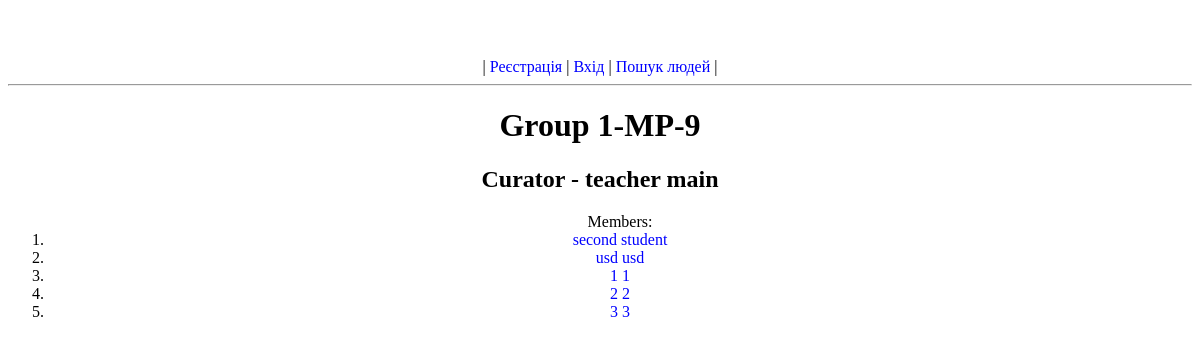
The app's page /group/1-mp-9/, older data.
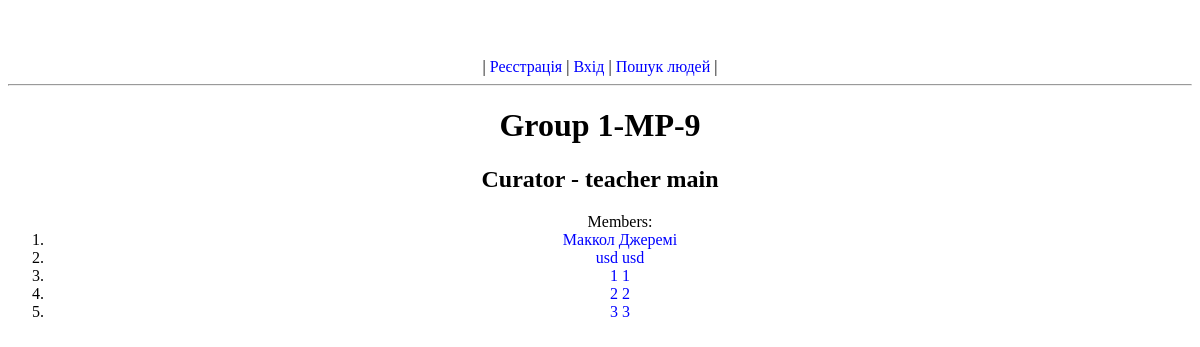
The same page, newer data.
### journal/models.py (models this page shows, shortened)
class Student(models.Model):
    user = models.OneToOneField(settings.AUTH_USER_MODEL, on_delete=models.CASCADE)
    group = models.ForeignKey("Group", on_delete=models.CASCADE, verbose_name="Група")
    def __str__(self):
        return str(self.user)

class CustomUser(AbstractBaseUser):
    name = models.CharField(max_length=15, null=False, verbose_name="Ім'я")
    surname = models.CharField(max_length=15, null=False, verbose_name="Прізвище")
    patronymic = models.CharField(max_length=15, blank=True, null=True, verbose_name="По батькові")
    email = models.EmailField(unique=True)  # require
    phone_number = models.CharField(max_length=16, blank=True, null=True, verbose_name="Номер телефону")
    avatar = models.ImageField(upload_to='user/avatar/', blank=True, null=True, verbose_name="Аватар")
    date_of_birth = models.DateField(null=True, verbose_name="День народження")
    about = models.TextField(null=True, verbose_name="Про себе")
    role = models.CharField(max_length=8, null=False, default="Other", verbose_name="Роль")
    is_active = models.BooleanField(default=True)
    is_staff = models.BooleanField(default=False)
    is_admin = models.BooleanField(default=False)
    USERNAME_FIELD = 'email'
    REQUIRED_FIELDS = ["name", "surname"]
    objects = CustomUserManager()
    def __str__(self):
        if self.name and self.surname:
            return f'{self.surname} {self.name}'
        return self.email.split('@')[0]
    def get_absolute_url(self):
        return reverse('profile', kwargs={'pk': self.pk})

### journal/views.py (the view)
# urls.py: path('group/<slug:group_slug>/', group, name="group"),
def group(request, group_slug):
    group_obj = Group.objects.get(slug=group_slug)
    context = {
        'curator': group_obj.teacher,
        'members': Student.objects.filter(group=group_obj),
    }
    return render(request, 'journal/group.html', context=context)

### journal/models.py (called while the page is built)
    def __str__(self):
        return str(self.user)

    def __str__(self):
        return self.name

### journal/templates/journal/group.html
{% extends 'journal/base.html' %}
{% block main %}
<h1>Group {{ curator.group }}</h1>
<h2>Curator - {{ curator }}</h2>
<ol>Members:
{% for member in members %}
<li><a href="{{ member.user.get_absolute_url }}">{{ member }}</a></li>
{% endfor %}
</ol>
{% endblock %}

Row changes from the older to the newer data that the page shows:
changed through a linked row, Student: user.surname "second student" → "Маккол Джеремі"
